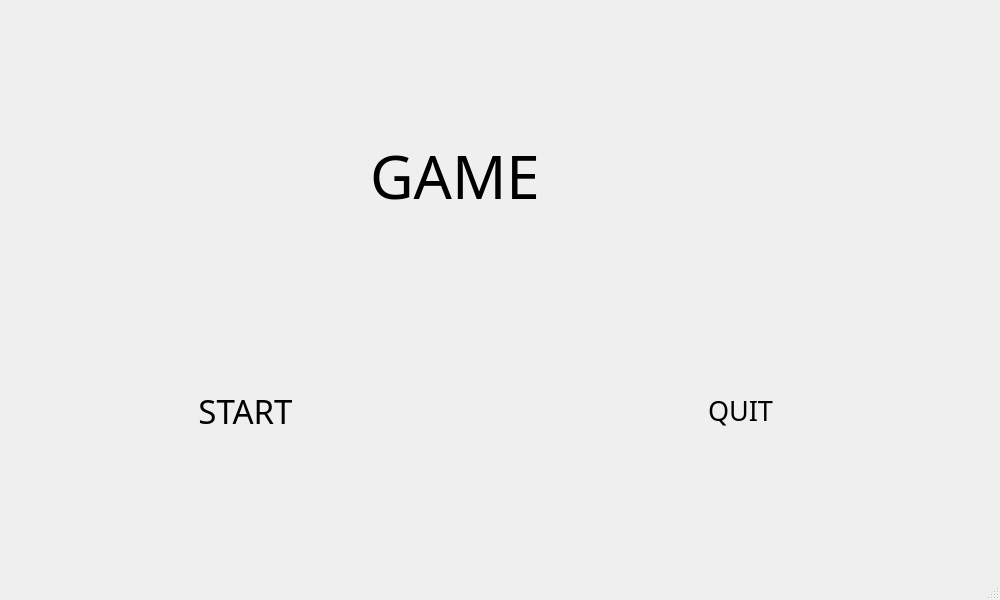
<?xml version="1.0" encoding="UTF-8"?>
<ui version="4.0">
 <class>MainWindow</class>
 <widget class="QMainWindow" name="MainWindow">
  <property name="geometry">
   <rect>
    <x>0</x>
    <y>0</y>
    <width>1000</width>
    <height>600</height>
   </rect>
  </property>
  <property name="windowTitle">
   <string>MainWindow</string>
  </property>
  <widget class="QWidget" name="centralwidget">
   <widget class="QLabel" name="title">
    <property name="geometry">
     <rect>
      <x>370</x>
      <y>120</y>
      <width>361</width>
      <height>111</height>
     </rect>
    </property>
    <property name="font">
     <font>
      <family>Jokerman</family>
      <pointsize>45</pointsize>
      <weight>50</weight>
      <bold>false</bold>
     </font>
    </property>
    <property name="text">
     <string>GAME</string>
    </property>
   </widget>
   <widget class="QPushButton" name="start">
    <property name="geometry">
     <rect>
      <x>180</x>
      <y>380</y>
      <width>131</width>
      <height>61</height>
     </rect>
    </property>
    <property name="font">
     <font>
      <family>Bauhaus 93</family>
      <pointsize>25</pointsize>
     </font>
    </property>
    <property name="styleSheet">
     <string notr="true">color:start</string>
    </property>
    <property name="text">
     <string>START</string>
    </property>
    <property name="flat">
     <bool>true</bool>
    </property>
   </widget>
   <widget class="QPushButton" name="pushButton">
    <property name="geometry">
     <rect>
      <x>680</x>
      <y>380</y>
      <width>121</width>
      <height>61</height>
     </rect>
    </property>
    <property name="font">
     <font>
      <family>Broadway</family>
      <pointsize>20</pointsize>
     </font>
    </property>
    <property name="text">
     <string>QUIT</string>
    </property>
    <property name="flat">
     <bool>true</bool>
    </property>
   </widget>
  </widget>
  <widget class="QMenuBar" name="menubar">
   <property name="geometry">
    <rect>
     <x>0</x>
     <y>0</y>
     <width>1000</width>
     <height>21</height>
    </rect>
   </property>
  </widget>
  <widget class="QStatusBar" name="statusbar"/>
 </widget>
 <resources/>
 <connections/>
</ui>
